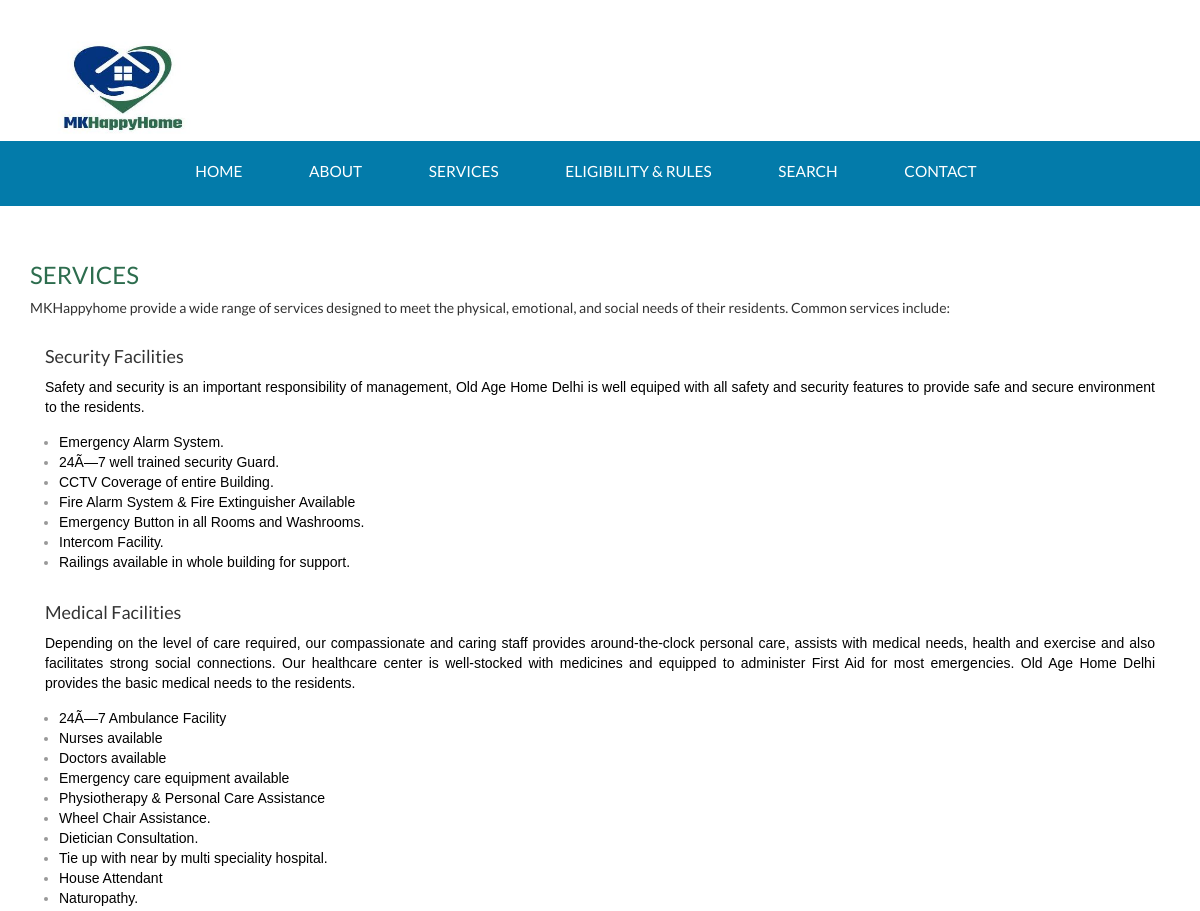
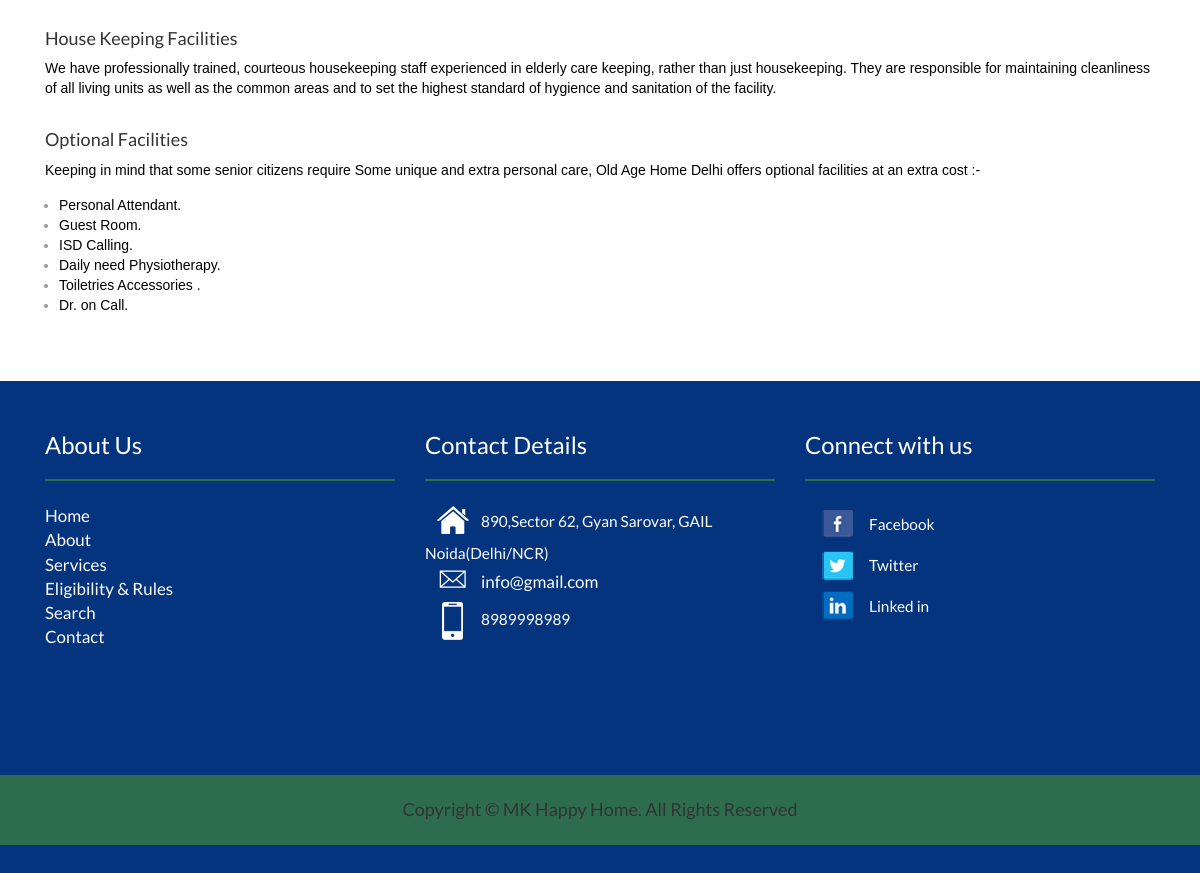
/services.php, run on the app's committed database (2 pictures, top to bottom).
### tables this page shows
CREATE TABLE `tblservices` (
  `ID` int(5) NOT NULL,
  `ServiceTitle` varchar(250) DEFAULT NULL,
  `ServiceDescription` mediumtext DEFAULT NULL,
  `CreationDate` timestamp NULL DEFAULT current_timestamp()
);

CREATE TABLE `tblpage` (
  `ID` int(10) NOT NULL,
  `PageType` varchar(200) DEFAULT NULL,
  `PageTitle` mediumtext DEFAULT NULL,
  `PageDescription` mediumtext DEFAULT NULL,
  `Email` varchar(200) DEFAULT NULL,
  `MobileNumber` bigint(10) DEFAULT NULL,
  `UpdationDate` date DEFAULT NULL,
  `Timing` varchar(200) NOT NULL
);

### services.php (the view, shortened to what this page needs)
<?php
include('includes/config.php');
  ?>
<!DOCTYPE HTML>
<html>
<head>
<link href="css/bootstrap.css" rel='stylesheet' type='text/css' />
<link href="css/style.css" rel='stylesheet' type='text/css' />
</head>
<body>
<?php include_once('includes/header.php');?>
</div>
	<div class="content">
	<div class="blog">
		<div class="container">
			<div class="blog-top">
				<h3>Services</h3>
				<h5>MKHappyhome provide a wide range of services designed to meet the physical, emotional, and social needs of their residents. Common services include:</h5>
			</div>
<?php
$query=mysqli_query($con,"select * from tblservices");
$num=mysqli_num_rows($query);
if($num>0){
while($row=mysqli_fetch_array($query))
{
?>
    <div class="col-md-12" style="margin-top:1%">
            <div >
              <div >
                <h4><?php echo htmlentities($row['ServiceTitle']);?></h4>
                  <p><?php echo $row['ServiceDescription'];?></p>
              </div>
            </div>
          </div>
        <?php }} ?>
</div>
		</div>
	</div>
	<?php include_once('includes/footer.php');?>
</body>
</html>

### includes/footer.php (shortened to what this page needs)
<div class= "footer">
         <div class="container">
            <div class="col-md-4 footer-grid footer-grid1">
                    <div class="Office Address">
                        <h4>About Us</h4>
                       <ul class="bottom-icons">
                       <li class="active"><a href="index.php">Home</a></li>
                <li><a href="about.php">  About </a></li>
                <li><a href="services.php">Services</a></li>
                <li><a href="eligibility.php">Eligibility & Rules </a></li>
                <li><a href="search.php"> Search </a></li>
                <li><a href="contact.php">Contact</a></li>
                        </ul>
                     </div>
                </div>
                <div class="col-md-4 footer-grid footer-grid1">
                    <div class="Office Address">
                        <h4>Contact Details</h4>
                       <ul class="bottom-icons">
                        <?php
                            $ret=mysqli_query($con,"select * from tblpage where PageType='contactus' ");
                            while ($row=mysqli_fetch_array($ret)) {
                            ?>
                            <li><a class="home" href="#"><span> </span></a><?php  echo $row['PageDescription'];?></li>
                            <li><a class="mail" href="mailto:info@example.com"><span> </span><?php  echo $row['Email'];?></a></li>
                            <li><a class="mbl" href="#"><span> </span></a><?php  echo $row['MobileNumber'];?></li>
                            <div class="clearfix"> </div><?php } ?>
                            <br>
                                <iframe src="https://www.google.com/maps/embed?pb=!1m18!1m12!1m3!1d2480.24367395998!2d-0.37909728852553815!3d51.563766306467414!2m3!1f0!2f0!3f0!3m2!1i1024!2i768!4f13.1!3m3!1m2!1s0x4876132cdb24b3cf%3A0x46dc2b9f8b8d6085!2s35%20Leamington%20Cres%2C%20Harrow%20HA2%209HH!5e0!3m2!1sen!2suk!4v1722097423961!5m2!1sen!2suk" width="200" height="100" style="border:0;" allowfullscreen="" loading="lazy"></iframe>
                        </ul>
                     </div>
                </div>
                <div class="col-md-4 footer-grid footer-grid2">
                    <div class=" Follow us here">
                    <h4>Connect with us</h4>
                        <ul class="bottom-icons two">
                            <li><a class="fbook" href="#"><span> </span></a>Facebook</li>
                            <li><a class="twt" href="#"><span> </span></a>Twitter</li>
                            <li><a class="iin" href="#"><span> </span></a>Linked in</li>
                        </ul>
                    </div>
                    </div>
                    <div class="clearfix"> </div>
                </div>
    <div class="footer-bottom">
    <div class="container">
        <div class="row">
            <div class="col-md-12">
                <h4 class="copy-right">Copyright &copy; MK Happy Home. All Rights Reserved</h4>
            </div>
        </div>
    </div>
  </div>
            </div>

### css/style.css (style rules this page uses)
body { background: #fff; font-family: 'Lato', sans-serif; }
.blog { background:#fff; padding: 4em 0; }
.blog-top h3 { margin:0 0 0.5em; color:#2D6D4E; text-transform:uppercase; text-align: left; }
.footer { background: #05347E; padding: 2em 0; }
.footer-grid h4 { color: #fff; font-size: 1.7em; text-decoration: none; font-weight: 400; margin: 1em 0; border-bottom: 2px solid #2D6D4E; padding: 0px 0 20px 0; }
ul.bottom-icons,ul.bottom-icons.two { padding: 0; }
ul.bottom-icons li,ul.bottom-icons.two li { display: block; margin-left:0px; list-style: none; }
ul.bottom-icons.two li a span { width:32px; height:32px; display: inline-block; background: url('../images/footer.png') no-repeat; vertical-align: middle; -webkit-transition: all 0.3s ease; -moz-transition: all 0.3s ease; -o-transition: all 0.3s ease; transition: all 0.3s ease; margin: 0 16px; }
ul.bottom-icons li a span { width:32px; height:38px; display: inline-block; background: url('../images/icons.png') no-repeat; vertical-align: middle; -webkit-transition: all 0.3s ease; -moz-transition: all 0.3s ease; -o-transition: all 0.3s ease; transition: all 0.3s ease; margin: 0 12px; }
ul.bottom-icons li a.home span { background-position: 0px -119px; }
ul.bottom-icons li a.mail span { background-position: 0px -179px; }
ul.bottom-icons li a.mbl span { background-position: 0px -219px; }
ul.bottom-icons.two li a.fbook span { background-position: -0px -0px; }
ul.bottom-icons.two li a.twt span { background-position: -0px -32px; }
ul.bottom-icons.two li a.iin span { background-position: -0px -64px; }
.bottom-icons li a,.bottom-icons.two li a,.bottom-icons li,.bottom-icons.two li { font-weight: 400; font-size: 1.1em; text-decoration: none; color: #fff; transition: 0.5s all; -webkit-transition: 0.5s all; -moz-transition: 0.5s all; -o-transition: 0.5s all; }
.bottom-icons.two li a { line-height: 2.4em; }
.footer-bottom { background: #2D6D4E none repeat scroll 0 0; padding: 15px; text-align: center; text-color:white; }

### data on the page
tblservices: ServiceTitle "Security Facilities", ServiceDescription "Safety and security is an important responsibility of management, Old Age Home Delhi is well equiped with all safety and security features to provide safe and secure environment to the residents. Emergency Alarm System. 24Ã—7 well trained security Guard. CCTV Coverage of entire Building. Fire Alarm System & Fire Extinguisher Available Emergency Button in all Rooms and Washrooms. Intercom Facility. Railings available in whole building for support."
tblservices: ServiceTitle "Medical Facilities", ServiceDescription "Depending on the level of care required, our compassionate and caring staff provides around-the-clock personal care, assists with medical needs, health and exercise and also facilitates strong social connections. Our healthcare center is well-stocked with medicines and equipped to administer First Aid for most emergencies. Old Age Home Delhi provides the basic medical needs to the residents. 24Ã—7 Ambulance Facility Nurses available Doctors available Emergency care equipment available Physiotherapy & Personal Care Assistance Wheel Chair Assistance. Dietician Consultation. Tie up with near by multi speciality hospital. House Attendant Naturopathy."
tblservices: ServiceTitle "House Keeping Facilities", ServiceDescription "We have professionally trained, courteous housekeeping staff experienced in elderly care keeping, rather than just housekeeping. They are responsible for maintaining cleanliness of all living units as well as the common areas and to set the highest standard of hygience and sanitation of the facility."
tblservices: ServiceTitle "Optional Facilities", ServiceDescription "Keeping in mind that some senior citizens require Some unique and extra personal care, Old Age Home Delhi offers optional facilities at an extra cost :- Personal Attendant. Guest Room. ISD Calling. Daily need Physiotherapy. Toiletries Accessories . Dr. on Call."
tblpage: PageDescription "890,Sector 62, Gyan Sarovar, GAIL Noida(Delhi/NCR)", Email "info@gmail.com", MobileNumber "8989998989"
